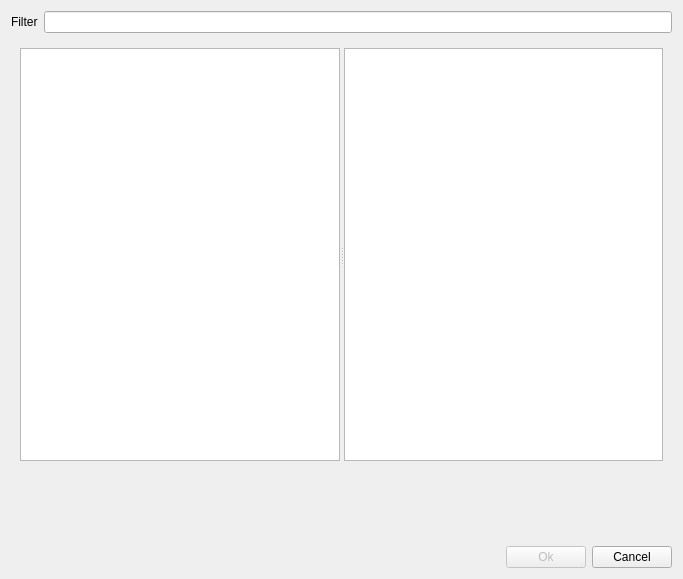
<?xml version="1.0" encoding="UTF-8"?>
<ui version="4.0">
 <class>ResourceBrowser</class>
 <widget class="QDialog" name="ResourceBrowser">
  <property name="geometry">
   <rect>
    <x>0</x>
    <y>0</y>
    <width>683</width>
    <height>579</height>
   </rect>
  </property>
  <property name="windowTitle">
   <string>Resource Browser</string>
  </property>
  <layout class="QVBoxLayout" name="verticalLayout">
   <item>
    <layout class="QHBoxLayout" name="horizontalLayout_3">
     <item>
      <widget class="QLabel" name="label">
       <property name="text">
        <string>Filter</string>
       </property>
      </widget>
     </item>
     <item>
      <widget class="QLineEdit" name="filterLineEdit"/>
     </item>
    </layout>
   </item>
   <item>
    <widget class="QWidget" name="widget" native="true">
     <property name="sizePolicy">
      <sizepolicy hsizetype="Expanding" vsizetype="Expanding">
       <horstretch>0</horstretch>
       <verstretch>0</verstretch>
      </sizepolicy>
     </property>
     <layout class="QVBoxLayout" name="verticalLayout_2">
      <item>
       <widget class="QSplitter" name="splitter">
        <property name="orientation">
         <enum>Qt::Horizontal</enum>
        </property>
        <widget class="QTreeWidget" name="ressourceTree">
         <attribute name="headerVisible">
          <bool>false</bool>
         </attribute>
         <column>
          <property name="text">
           <string notr="true">1</string>
          </property>
         </column>
        </widget>
        <widget class="QListView" name="view">
         <property name="resizeMode">
          <enum>QListView::Adjust</enum>
         </property>
         <property name="viewMode">
          <enum>QListView::IconMode</enum>
         </property>
         <property name="uniformItemSizes">
          <bool>true</bool>
         </property>
        </widget>
       </widget>
      </item>
     </layout>
    </widget>
   </item>
   <item>
    <layout class="QHBoxLayout" name="horizontalLayout_2">
     <item>
      <widget class="QLabel" name="previewLabel">
       <property name="minimumSize">
        <size>
         <width>64</width>
         <height>64</height>
        </size>
       </property>
       <property name="maximumSize">
        <size>
         <width>64</width>
         <height>64</height>
        </size>
       </property>
       <property name="text">
        <string/>
       </property>
      </widget>
     </item>
     <item>
      <widget class="QLabel" name="previewName">
       <property name="text">
        <string/>
       </property>
       <property name="textInteractionFlags">
        <set>Qt::LinksAccessibleByMouse|Qt::TextSelectableByKeyboard|Qt::TextSelectableByMouse</set>
       </property>
      </widget>
     </item>
     <item>
      <spacer name="horizontalSpacer">
       <property name="orientation">
        <enum>Qt::Horizontal</enum>
       </property>
       <property name="sizeHint" stdset="0">
        <size>
         <width>40</width>
         <height>20</height>
        </size>
       </property>
      </spacer>
     </item>
    </layout>
   </item>
   <item>
    <layout class="QHBoxLayout" name="horizontalLayout">
     <item>
      <spacer name="horizontalSpacer_2">
       <property name="orientation">
        <enum>Qt::Horizontal</enum>
       </property>
       <property name="sizeHint" stdset="0">
        <size>
         <width>40</width>
         <height>20</height>
        </size>
       </property>
      </spacer>
     </item>
     <item>
      <widget class="QPushButton" name="okButton">
       <property name="enabled">
        <bool>false</bool>
       </property>
       <property name="text">
        <string>Ok</string>
       </property>
      </widget>
     </item>
     <item>
      <widget class="QPushButton" name="cancelButton">
       <property name="text">
        <string>Cancel</string>
       </property>
      </widget>
     </item>
    </layout>
   </item>
  </layout>
 </widget>
 <resources/>
 <connections>
  <connection>
   <sender>okButton</sender>
   <signal>clicked()</signal>
   <receiver>ResourceBrowser</receiver>
   <slot>accept()</slot>
   <hints>
    <hint type="sourcelabel">
     <x>271</x>
     <y>363</y>
    </hint>
    <hint type="destinationlabel">
     <x>199</x>
     <y>192</y>
    </hint>
   </hints>
  </connection>
  <connection>
   <sender>cancelButton</sender>
   <signal>clicked()</signal>
   <receiver>ResourceBrowser</receiver>
   <slot>reject()</slot>
   <hints>
    <hint type="sourcelabel">
     <x>352</x>
     <y>363</y>
    </hint>
    <hint type="destinationlabel">
     <x>199</x>
     <y>192</y>
    </hint>
   </hints>
  </connection>
 </connections>
</ui>
